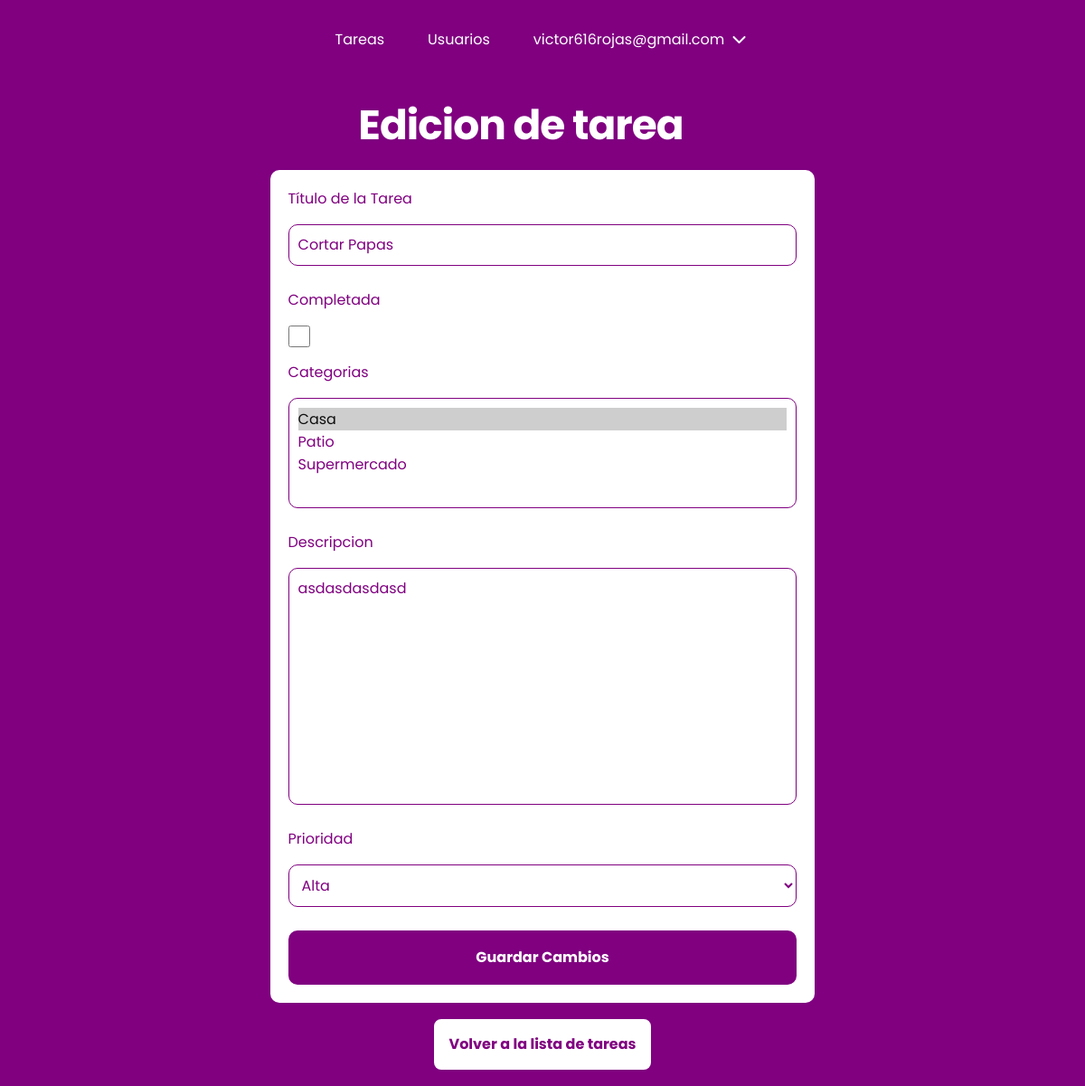
Page /todo_task/5/update/ (signed in) on the committed database.
### users/models.py (models this page shows, shortened)
class CustomUser(AbstractBaseUser, PermissionsMixin):
    email = models.EmailField(unique=True, max_length=25)
    password = models.CharField(max_length=128)
    first_name = models.CharField(max_length=30, blank=True)
    last_name = models.CharField(max_length=30, blank=True)
    date_joined = models.DateTimeField(default=timezone.now)
    is_active = models.BooleanField(default=True)
    is_staff = models.BooleanField(default=False)
    is_worker = models.BooleanField(default=False)
    profile_picture = models.ImageField(upload_to='users/images/profile_pictures/',
                                        blank=True, null=True)
    objects = CustomUserManager()  # Instanciamos nuestro administrador personalizado
    USERNAME_FIELD = "email"
    REQUIRED_FIELDS = []
    class Meta:
        ordering = ["-date_joined"]

### todo_task/models.py (models this page shows, shortened)
class Task(models.Model):
    title = models.CharField(max_length=35)
    complete = models.BooleanField(default=False)
    created = models.DateTimeField(auto_now_add=True)
    labels = models.ManyToManyField("Label")
    user = models.ForeignKey(CustomUser, on_delete=models.CASCADE, related_name="tasks")
    class Meta:
        ordering = ["-created"]

class TaskMetadata(models.Model):
    task = models.OneToOneField(Task, on_delete=models.CASCADE)
    description = models.TextField()
    priority = models.ForeignKey(Priority, on_delete=models.SET_NULL, null=True)

### todo_task/views.py (the view)
# urls.py: path("<int:task_id>/update/", views.update_task, name="task-update"),
@login_required(login_url="/users/login/")
def update_task(request, task_id):
    task = get_object_or_404(Task, pk=task_id)
    if request.method == "POST":
        task_form = TaskEditForm(request.POST, instance=task)
        task_metadata_form = TaskMetaDataForm(request.POST, instance=task.taskmetadata)
        if task_form.is_valid() and task_metadata_form.is_valid():
            task_form.save()
            task_metadata_form.save()
            return redirect("task-list")
    else:
        task_form = TaskEditForm(instance=task)
        task_metadata_form = TaskMetaDataForm(instance=task.taskmetadata)
    return render(
        request,
        "todo_task/update.html",
        {
            "task_form": task_form,
            "task_metadata_form": task_metadata_form,
            "task": task,
        },
    )

### todo_task/forms.py
class TaskEditForm(BaseTaskForm):
    class Meta(BaseTaskForm.Meta):
        fields = [
            "title",
            "complete",
            "labels",
        ]

class TaskMetaDataForm(forms.ModelForm):
    class Meta:
        model = TaskMetadata
        fields = [
            "description",
            "priority"]
        labels = {
            'description': 'Descripcion',
            'priority' : 'Prioridad',
        }

### todo_task/models.py (called while the page is built)
    def __str__(self):
        return self.name

    def __str__(self):
        return self.name

### todo_task/templates/todo_task/update.html (shortened to what this page needs)
{% extends "base.html" %}
{% load static %}
{% block css %}
<link rel="stylesheet" type="text/css" href="{% static 'todo_task/css/style.css' %}">
{% endblock %}
{% block content %}
<section class="container">
    <h1 class="fs-6">Edicion de tarea</h1>
    <form class="form" method="POST">
        {% for field in task_form %}
        <label for="{{ field.id_for_label }}">{{ field.label }}</label>
        {{ field }}
        {% endfor %}
        {% for field in task_metadata_form %}
        <label for="{{ field.id_for_label }}">{{ field.label }}</label>
        {{ field }}
        {% endfor %}
        <input type="submit" class="btn btn-primary" value="Guardar Cambios">
    </form>
    <div class="container-return-list">
        <a class="btn btn-secondary" href="{% url 'task-list' %}">Volver a la lista de tareas</a>
    </div>
</section>
{% endblock %}

### taskmaster/templates/base.html (shortened to what this page needs)
{% load static %}
<!DOCTYPE html>
<html lang="es">
<head>
    <link rel="stylesheet" type="text/css" href="{% static 'css/main.css' %}" />
    <link rel="stylesheet" href="https://cdnjs.cloudflare.com/ajax/libs/font-awesome/6.4.2/css/all.min.css" />
    <link rel="stylesheet" href="https://cdn.jsdelivr.net/npm/bootstrap-icons@1.11.1/font/bootstrap-icons.css">
    {% block css %}{% endblock %}
</head>
<body>
    {% if request.user.is_authenticated %}
    <header class="primary-header flex">
        <nav>
            <ul id="primary-navigation" data-visible="false" class="primary-navigation flex">
                <li class="active"><a href="{% url 'task-list' %}">Tareas</a></li>
                {% if request.user.is_staff %}
                <li class="active"><a href="{% url 'user-list' %}">Usuarios</a></li>
                {% endif %}
                <li class="active has-dropdown">{{ request.user.email }} <i class="fa-solid fa-chevron-down"></i>
                </li>
            </ul>
        </nav>
    </header>
    {% endif %}
    <main>{% block content %}{% endblock %}</main>
</body>
</html>

### taskmaster/static/css/main.css (style rules this page uses)
:root { --clr-white: rgb(255, 255, 255); --clr-neutral-400: rgb(3, 3, 3); --clr-accent-700: rgb(128, 0, 128); --clr-gradient-accent: rgb(182, 0, 136); --clr-complete: rgb(0, 117, 16); --clr-incomplete: rgb(223, 14, 14); --clr-btn-edit: rgb(0, 123, 255); --clr-btn-delete: rgb(223, 14, 14); --clr-btn-return: rgb(128, 0, 128); --clr-btn-edit-hover: rgba(0, 123, 255, 0.8); --clr-btn-delete-hover: rgba(223, 14, 14, 0.8); --clr-btn-return-hover: rgba(128, 0, 128, 0.8); --bg-clr: rgb(250, 250, 250); --ff-primary: "Poppins", Arial, Helvetica, sans-serif; --fw-regular: 400; --fw-semi-bold: 600; --fw-bold: 700; --fs-1: clamp(0.75rem, calc(0.55rem + 0.69vw), 1.19rem); --fs-2: clamp(0.78rem, calc(0.59rem + 0.81vw), 1.4rem); --fs-3: clamp(0.88rem, calc(0.69rem + 1.06vw), 1.75rem); --fs-4: clamp(1.05rem, calc(0.81rem + 1.38vw), 2.19rem); --fs-5: clamp(1.26rem, calc(0.95rem + 1.79vw), 2.73rem); --fs-6: clamp(1.51rem, calc(1.11rem + 2.31vw), 3.42rem); --fs-7: clamp(1.81rem, calc(1.29rem + 2.98vw), 4.27rem); --fs-8: clamp(2.18rem, calc(1.51rem + 3.83vw), 5.34rem); --fs-btn-1: clamp(1rem, calc(1rem + 0.05vw), 1.19rem); }
*, *::before, *::after { box-sizing: border-box; }
* { margin: 0; padding: 0; font: inherit; }
html { scroll-behavior: smooth; scroll-padding-top: var(--scroll-padding, 75px); }
body { line-height: 1.5; background-color: var(--clr-accent-700); font-family: var(--ff-primary); }
h1, h2, p { color: var(--clr-neutral); }
.fs-6 { font-size: var(--fs-6); }
h1 { margin-block: 1rem; width: min(100% - 3rem, 40ch); letter-spacing: -1px; text-align: left; }
.container { width: min(100% - 3rem, 120ch); margin-inline: auto; margin-block: 1rem; }
.flex { display: flex; gap: var(--gap, 1rem); }
.primary-header { align-items: center; justify-content: center; }
.primary-navigation { list-style: none; }
.primary-navigation a { text-decoration: none; color: var(--clr-white); }
.has-dropdown { display: inline-block; color: var(--clr-white); cursor: pointer; position: relative; }
.fa-chevron-down { padding-inline: 0.25rem; transition: transform 0.3s ease; }
.btn-primary { color: white; background-color: var(--clr-accent-700); border: 2px solid var(--clr-accent-700); }
.btn-secondary { color: var(--clr-accent-700); background-color: var(--clr-white); border: 2px solid var(--clr-accent-700); }
@media (min-width: 35em) { .primary-navigation { --gap: clamp(1.5rem, 5vw, 3rem); padding-block: 2rem; padding-inline: clamp(3rem, 8vw, 10rem); } }
@media (min-width: 35em) { .container h1 { text-align: center; } }
h1 { font-weight: var(--fw-bold); color: var(--clr-white); }
.form { width: min(100%, 60ch); margin-inline: auto; background-color: var(--clr-white); display: flex; flex-direction: column; flex-basis: 300px; gap: 1rem; padding: 20px; border-radius: 10px; margin-block: 1rem; }
.form input[type="checkbox"] { align-self: flex-start; width: 1.5rem; height: 1.5rem; aspect-ratio: 1; }
.form input[type="text"], .form input[type="password"], .form input[type="email"], .form select, .form textarea { padding: 10px; border: 1px solid purple; border-radius: 10px; outline: none; transition: border-color 0.3s ease; margin-bottom: 10px; background-color: transparent; color: purple; }
.form select { background-color: var(--clr-white); color: purple; }
.form label { color: purple; }
.form input::placeholder { color: var(--clr-white); }
.form textarea { resize: none; }
.container-return-list { margin-block: 1rem; display: flex; justify-content: center; }
.container-return-list a { text-decoration: none; }
.btn { font-weight: bold; padding: 1rem; border-radius: 10px; text-align: center; cursor: pointer; }

### todo_task/static/todo_task/css/style.css (style rules this page uses)
:root { --clr-main: #206de0; --clr-category-1: #a328b9; --clr-category-2: #3498db; --clr-category-3: #e74c3c; --clr-category-4: #27ae60; --br: 10px; --gap-1: 1rem; --fw-bold: 700; --mt-2: 2rem; }

### rows in the picture
CustomUser: user.email "victor616rojas@gmail.com"
Task: task_form "Cortar Papas"
TaskMetadata: task_metadata_form "asdasdasdasd" "Alta"

### other values in the picture
{{ field.label }} "Título de la Tarea" "Completada" "Categorias"
{{ field.label }} "Descripcion" "Prioridad"
